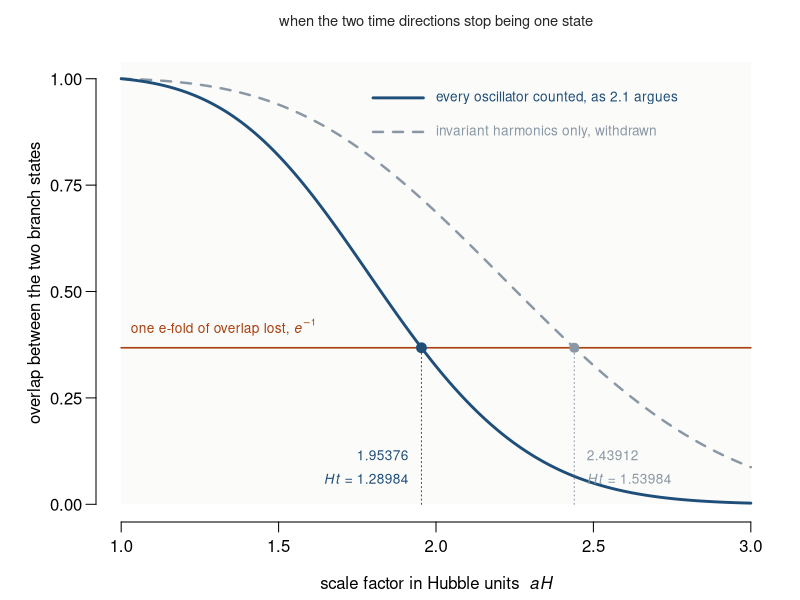
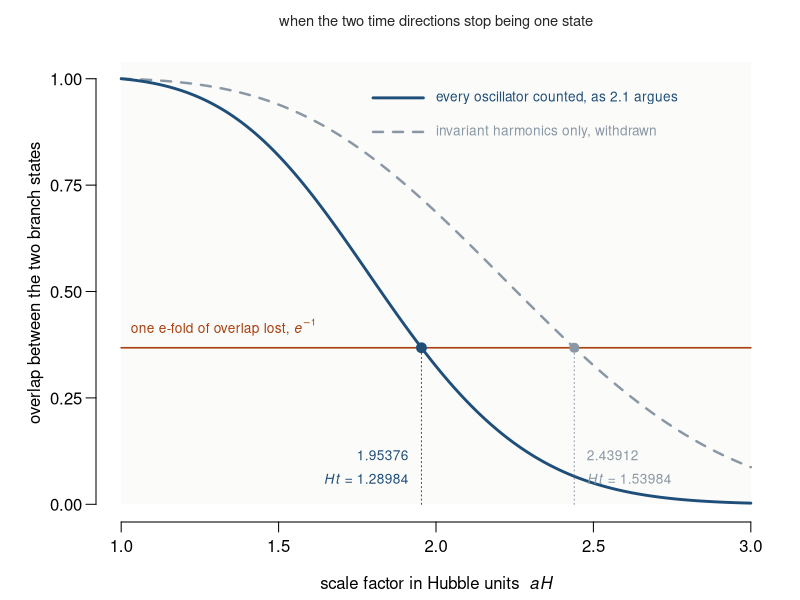

Source code (R) for these figures, in order:
#!/usr/bin/env Rscript
# fig_overlap_threshold.R -- Section 2: when the two time directions stop being one state.
#
# The cosmology paper's 4.1 gives the overlap of the two branch states on closed de Sitter as
#     log |<E-|E+>| = -(N_f/4) sum_{n>=2} d_n log[1 + A^4(A^2-1) / (n^2 (n^2-1)^2)],   A = aH,
# and the whole question is which d_n. Counting every oscillator, d_n = n^2. Counting only the
# P_perp-invariant harmonics, d_n is the sum of (2l+1) over EVEN l, because P_perp acts as
# (-1)^l and so SPLITS each level rather than signing it.
#
# Section 2.1 settles it: the branch states are Gaussian in each mode coordinate, and a Gaussian
# in q^2 cannot tell +q from -q, so the projector acts as the identity on every mode whatever
# the parity of its harmonic. Restricting the physical states removes no oscillator, and the
# ungauged count is the one that applies. An earlier draft used the gauged one and put the
# threshold 19 per cent later, and that delay is withdrawn.
# Arithmetic: separate_ways/tangents/info/wdw_weights.R

dn_ungauged <- function(n) n^2
dn_gauged   <- function(n) { l <- 0:(n-1); sum((2*l+1)[l %% 2 == 0]) }
# d_n does not depend on A, so build both vectors once. Recomputing them inside the sum made
# this script take minutes instead of a second.
NMAX <- 4000
NN   <- 2:NMAX
DEN  <- NN^2 * (NN^2 - 1)^2
D_UN <- sapply(NN, dn_ungauged)
D_GA <- sapply(NN, dn_gauged)
logov <- function(A, d, Nf = 1) -(Nf/4) * sum(d * log(1 + A^4*(A^2-1)/DEN))
Aun <- uniroot(function(A) logov(A, D_UN) + 1, c(1.2, 3.5), tol = 1e-12)$root
Aga <- uniroot(function(A) logov(A, D_GA)   + 1, c(1.2, 4.5), tol = 1e-12)$root
cat("=== the decoherence threshold, both counts ===\n\n")
cat(sprintf("  ungauged (every oscillator):   aH = %.5f,  Ht = acosh(aH) = %.5f\n", Aun, acosh(Aun)))
cat(sprintf("  gauged   (invariant harmonics): aH = %.5f,  Ht = acosh(aH) = %.5f\n", Aga, acosh(Aga)))
cat(sprintf("  the gauged reading is %.1f per cent later in aH and %.1f per cent later in Ht,\n",
            100*(Aga/Aun - 1), 100*(acosh(Aga)/acosh(Aun) - 1)))
cat("  and it is the one withdrawn. The paper quotes the Ht figure, which is the proper time.\n")
stopifnot(abs(Aun - 1.95376) < 5e-6, abs(Aga - 2.43912) < 5e-6,
          abs(acosh(Aun) - 1.28984) < 1e-4, abs(acosh(Aga) - 1.53984) < 1e-4)
cat("\n  at n = 2 the four harmonics split one invariant and three not:")
cat(sprintf(" %d against %d\n", dn_gauged(2), dn_ungauged(2)))
stopifnot(dn_gauged(2) == 1, dn_ungauged(2) == 4)

ink <- "grey15"; c1 <- "#1f4e79"; c2 <- "#8a97a4"; mark <- "#a8400f"
draw <- function() {
  par(mar = c(3.9, 4.8, 2.2, 1.2), mgp = c(2.6, 0.7, 0), xpd = FALSE)
  A <- seq(1.0, 3.0, by = 0.004)
  un <- sapply(A, function(a) exp(logov(a, D_UN)))
  ga <- sapply(A, function(a) exp(logov(a, D_GA)))
  plot(NA, xlim = c(1, 3), ylim = c(0, 1.04), axes = FALSE,
       xlab = expression(paste("scale factor in Hubble units  ", italic(aH))),
       ylab = "overlap between the two branch states")
  rect(1, 0, 3, 1.04, col = "#fbfbfa", border = NA)
  axis(1, at = seq(1, 3, 0.5)); axis(2, at = seq(0, 1, 0.25), las = 1)
  segments(1, exp(-1), 3, exp(-1), col = mark, lwd = 1.6)
  text(1.03, exp(-1) + 0.048, expression(paste("one e-fold of overlap lost, ", italic(e)^-1)),
       col = mark, cex = 0.82, adj = 0)
  lines(A, ga, col = c2, lwd = 2.4, lty = 2)
  lines(A, un, col = c1, lwd = 2.8)
  points(Aun, exp(-1), pch = 19, cex = 1.3, col = c1)
  points(Aga, exp(-1), pch = 19, cex = 1.2, col = c2)
  segments(Aun, 0, Aun, exp(-1), col = c1, lty = 3); segments(Aga, 0, Aga, exp(-1), col = c2, lty = 3)
  text(Aun - 0.04, 0.115, "1.95376", col = c1, cex = 0.82, adj = 1)
  text(Aun - 0.04, 0.060, expression(paste(italic(Ht), " = 1.28984")), col = c1, cex = 0.82, adj = 1)
  text(Aga + 0.04, 0.115, "2.43912", col = c2, cex = 0.82, adj = 0)
  text(Aga + 0.04, 0.060, expression(paste(italic(Ht), " = 1.53984")), col = c2, cex = 0.82, adj = 0)
  # placed in the upper right, which both curves have left by aH = 2.2
  segments(1.80, 0.955, 1.96, 0.955, col = c1, lwd = 2.8)
  text(2.00, 0.955, "every oscillator counted, as 2.1 argues", col = c1, cex = 0.82, adj = 0)
  segments(1.80, 0.875, 1.96, 0.875, col = c2, lwd = 2.4, lty = 2)
  text(2.00, 0.875, "invariant harmonics only, withdrawn", col = c2, cex = 0.82, adj = 0)
  mtext("when the two time directions stop being one state", side = 3, line = 0.7,
        cex = 0.88, col = ink)
}
for (f in c("papers/2_over_the_horizon/fig_companion_overlap.pdf", "papers/2_over_the_horizon/fig_companion_overlap.png")) {
  if (grepl("pdf$", f)) pdf(f, width = 7.4, height = 4.4) else png(f, width = 1150, height = 685, res = 150)
  draw(); invisible(dev.off()); cat("  wrote", f, "\n")
}
